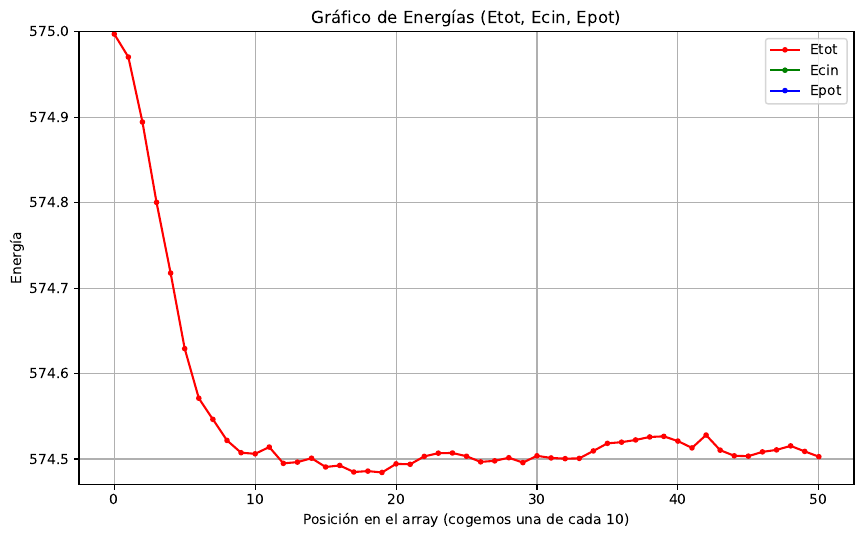

Source code (Python):
import matplotlib.pyplot as plt
import numpy as np
import pandas as pd
import os 

# Función para leer el archivo .dat
def leer_datos(archivo):
    Etot, Ecin, Epot = [], [], []
    
    with open(archivo, 'r') as file:
        for linea in file:
            # Separar los valores basados en 2 espacios
            datos = linea.split('  ')  # Usa split con 2 espacios
            if len(datos) == 3:
                Etot.append(float(datos[0].strip()))
                Ecin.append(float(datos[1].strip()))
                Epot.append(float(datos[2].strip()))
    
    return Etot, Ecin, Epot

# Ejemplo de uso

# Función para graficar los datos
def graficar_datos(Etot, Ecin, Epot):
    x = range(len(Etot))  # Índices en el eje x

    plt.figure(figsize=(10, 6))
    
    # Graficar las energías
    plt.plot(x, Etot, label='Etot', color='r', marker='.')
    plt.plot(x, Ecin, label='Ecin', color='g', marker='.')
    plt.plot(x, Epot, label='Epot', color='b', marker='.')
    
    # Configuración de la gráfica
    plt.xlabel('Posición en el array (cogemos una de cada 10)')
    plt.ylabel('Energía')
    plt.title('Gráfico de Energías (Etot, Ecin, Epot)')
    plt.legend()
    plt.grid(True)
    plt.ylim(574.47,575.00)
    
    # Mostrar gráfica
    plt.savefig("Equilibra.pdf",dpi=300.0,bbox_inches="tight")

# Ejemplo de uso
archivo = os.path.join('..', 'Datos','Datos_energia_equilibracion.dat')
Etot, Ecin, Epot = leer_datos(archivo)
graficar_datos(Etot, Ecin, Epot)